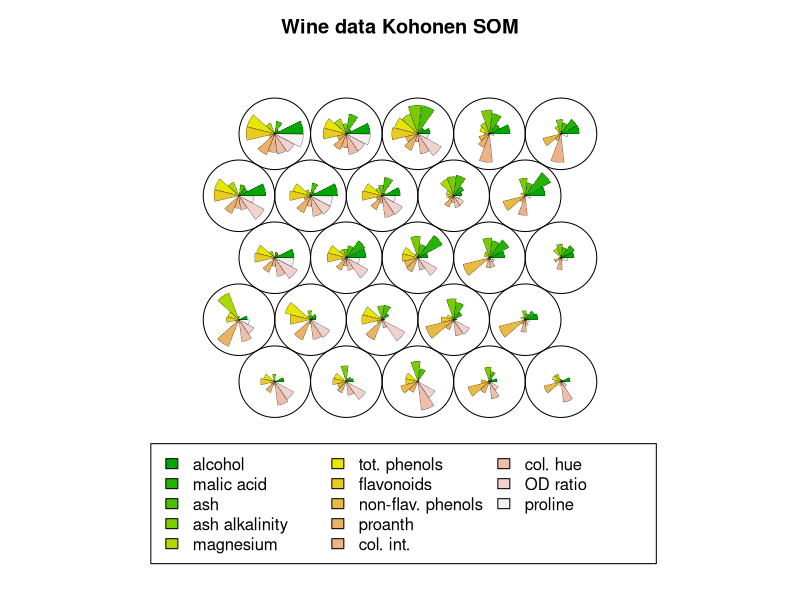
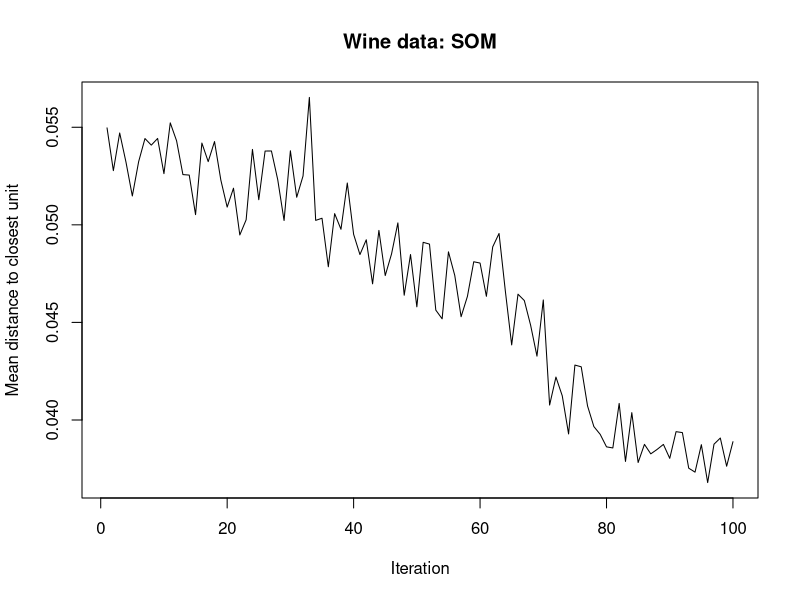

Recreate these plots in R, in order.
######################################################################
###Chapter 2 - Introduction to Neural Networks - using R    ##########
###Usuervised ML technique using Kohonen package  ####################
######################################################################

library("kohonen")

data("wines")
str(wines)
head(wines)
View (wines)

set.seed(1)
som.wines = som(scale(wines), grid = somgrid(5, 5, "hexagonal"))
som.wines
dim(getCodes(som.wines))

plot(som.wines, main = "Wine data Kohonen SOM")
par(mfrow = c(1, 1))
plot(som.wines, type = "changes", main = "Wine data: SOM")

training = sample(nrow(wines), 150)
Xtraining = scale(wines[training, ])
Xtest = scale(wines[-training, ],
              center = attr(Xtraining, "scaled:center"),
              scale = attr(Xtraining, "scaled:scale"))
trainingdata = list(measurements = Xtraining,
              vintages = vintages[training])
testdata = list(measurements = Xtest, vintages = vintages[-training])
mygrid = somgrid(5, 5, "hexagonal")
som.wines = supersom(trainingdata, grid = mygrid)

som.prediction = predict(som.wines, newdata = testdata)
table(vintages[-training], som.prediction$predictions[["vintages"]])
######################################################################
